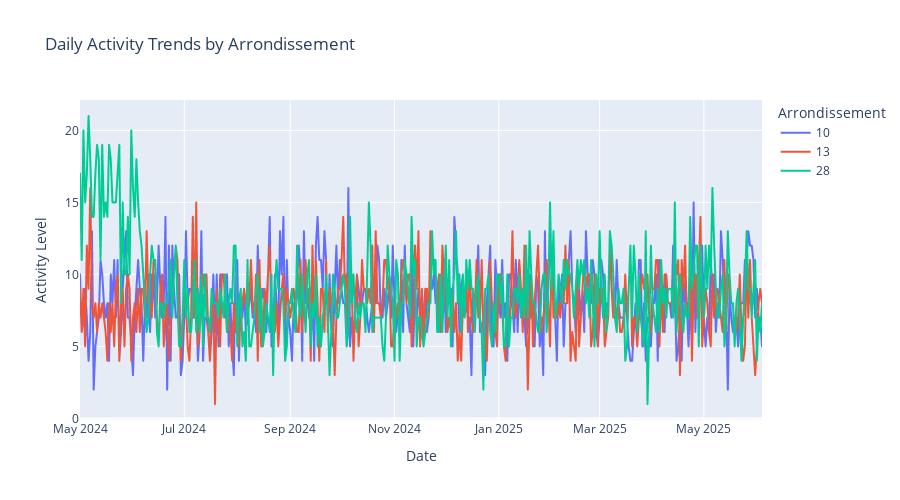
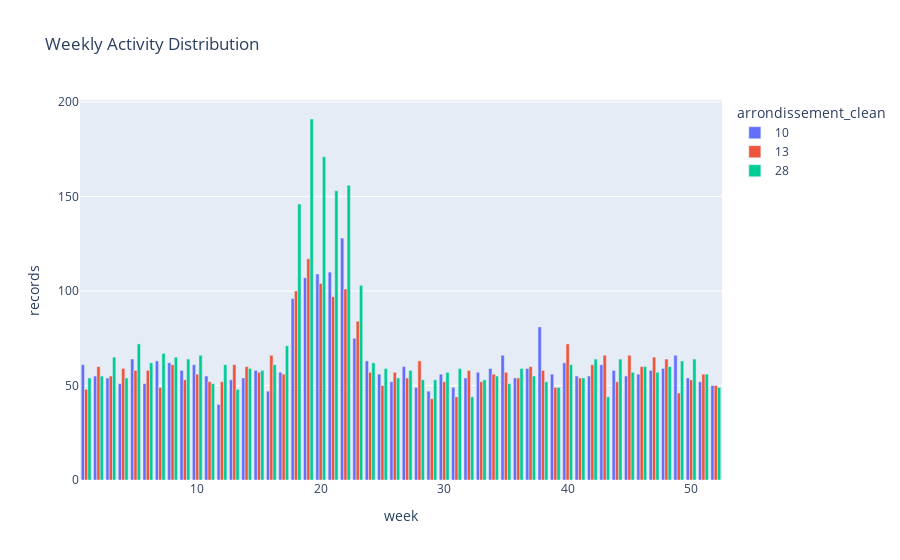

Notebook cell for these charts, in order:
### Code cell
# Advanced time series analysis
print("INTERACTIVE TIME SERIES ANALYSIS")
print("=" * 50)

# Prepare data for time series
bike_data['date'] = bike_data['count_datetime'].dt.date
bike_data['week'] = bike_data['count_datetime'].dt.isocalendar().week
bike_data['month'] = bike_data['count_datetime'].dt.month

# Daily activity trends
daily_activity = bike_data.groupby(['date', 'arrondissement_clean']).size().reset_index(name='records')
daily_activity['date'] = pd.to_datetime(daily_activity['date'])

# Create interactive time series
fig = px.line(daily_activity, 
              x='date', 
              y='records',
              color='arrondissement_clean',
              title='Daily Activity Trends by Arrondissement',
              labels={'records': 'Activity Level', 'date': 'Date'})

fig.update_layout(
    height=500,
    hovermode='x unified',
    legend_title="Arrondissement"
)

fig.show()

# Weekly patterns
weekly_activity = bike_data.groupby(['week', 'arrondissement_clean']).size().reset_index(name='records')
fig2 = px.bar(weekly_activity, 
              x='week', 
              y='records',
              color='arrondissement_clean',
              title='Weekly Activity Distribution',
              barmode='group')
fig2.show()

### Figure 1 — Plotly figure (JSON) as saved in the notebook; plotly's stock layout.template omitted (floating-point values rounded to 4 significant figures; data arrays with more than 128 entries replaced by an {"elided": "..."} marker saying what was removed)
{"data": [{"hovertemplate": "arrondissement_clean=10<br>Date=%{x}<br>Activity Level=%{y}<extra></extra>", "legendgroup": "10", "line": {"color": "#636efa", "dash": "solid"}, "marker": {"symbol": "circle"}, "mode": "lines", "name": "10", "showlegend": true, "type": "scattergl", "x": {"elided": "400 str values"}, "xaxis": "x", "y": {"elided": "400 int values"}, "yaxis": "y"}, {"hovertemplate": "arrondissement_clean=13<br>Date=%{x}<br>Activity Level=%{y}<extra></extra>", "legendgroup": "13", "line": {"color": "#EF553B", "dash": "solid"}, "marker": {"symbol": "circle"}, "mode": "lines", "name": "13", "showlegend": true, "type": "scattergl", "x": {"elided": "400 str values"}, "xaxis": "x", "y": {"elided": "400 int values"}, "yaxis": "y"}, {"hovertemplate": "arrondissement_clean=28<br>Date=%{x}<br>Activity Level=%{y}<extra></extra>", "legendgroup": "28", "line": {"color": "#00cc96", "dash": "solid"}, "marker": {"symbol": "circle"}, "mode": "lines", "name": "28", "showlegend": true, "type": "scattergl", "x": {"elided": "400 str values"}, "xaxis": "x", "y": {"elided": "400 int values"}, "yaxis": "y"}], "layout": {"height": 500, "hovermode": "x unified", "legend": {"title": {"text": "Arrondissement"}, "tracegroupgap": 0}, "title": {"text": "Daily Activity Trends by Arrondissement"}, "xaxis": {"anchor": "y", "domain": [0, 1], "title": {"text": "Date"}}, "yaxis": {"anchor": "x", "domain": [0, 1], "title": {"text": "Activity Level"}}}}

### Figure 2 — Plotly figure (JSON) as saved in the notebook; plotly's stock layout.template omitted (floating-point values rounded to 4 significant figures)
{"data": [{"alignmentgroup": "True", "hovertemplate": "arrondissement_clean=10<br>week=%{x}<br>records=%{y}<extra></extra>", "legendgroup": "10", "marker": {"color": "#636efa", "pattern": {"shape": ""}}, "name": "10", "offsetgroup": "10", "orientation": "v", "showlegend": true, "textposition": "auto", "type": "bar", "x": [1, 2, 3, 4, 5, 6, 7, 8, 9, 10, 11, 12, 13, 14, 15, 16, 17, 18, 19, 20, 21, 22, 23, 24, 25, 26, 27, 28, 29, 30, 31, 32, 33, 34, 35, 36, 37, 38, 39, 40, 41, 42, 43, 44, 45, 46, 47, 48, 49, 50, 51, 52], "xaxis": "x", "y": [61, 55, 54, 51, 64, 51, 63, 62, 58, 61, 55, 40, 53, 54, 58, 47, 57, 96, 107, 109, 110, 128, 75, 63, 56, 52, 60, 49, 47, 56, 49, 54, 57, 59, 66, 54, 59, 81, 56, 62, 55, 55, 61, 58, 55, 56, 58, 59, 66, 54, 52, 50], "yaxis": "y"}, {"alignmentgroup": "True", "hovertemplate": "arrondissement_clean=13<br>week=%{x}<br>records=%{y}<extra></extra>", "legendgroup": "13", "marker": {"color": "#EF553B", "pattern": {"shape": ""}}, "name": "13", "offsetgroup": "13", "orientation": "v", "showlegend": true, "textposition": "auto", "type": "bar", "x": [1, 2, 3, 4, 5, 6, 7, 8, 9, 10, 11, 12, 13, 14, 15, 16, 17, 18, 19, 20, 21, 22, 23, 24, 25, 26, 27, 28, 29, 30, 31, 32, 33, 34, 35, 36, 37, 38, 39, 40, 41, 42, 43, 44, 45, 46, 47, 48, 49, 50, 51, 52], "xaxis": "x", "y": [48, 60, 55, 59, 58, 58, 49, 61, 53, 56, 52, 52, 61, 60, 57, 66, 56, 100, 117, 104, 97, 101, 84, 57, 50, 57, 54, 63, 43, 52, 44, 58, 52, 56, 57, 54, 60, 58, 49, 72, 54, 61, 66, 52, 66, 60, 65, 64, 46, 53, 56, 50], "yaxis": "y"}, {"alignmentgroup": "True", "hovertemplate": "arrondissement_clean=28<br>week=%{x}<br>records=%{y}<extra></extra>", "legendgroup": "28", "marker": {"color": "#00cc96", "pattern": {"shape": ""}}, "name": "28", "offsetgroup": "28", "orientation": "v", "showlegend": true, "textposition": "auto", "type": "bar", "x": [1, 2, 3, 4, 5, 6, 7, 8, 9, 10, 11, 12, 13, 14, 15, 16, 17, 18, 19, 20, 21, 22, 23, 24, 25, 26, 27, 28, 29, 30, 31, 32, 33, 34, 35, 36, 37, 38, 39, 40, 41, 42, 43, 44, 45, 46, 47, 48, 49, 50, 51, 52], "xaxis": "x", "y": [54, 55, 65, 54, 72, 62, 67, 65, 64, 66, 51, 61, 48, 59, 58, 61, 71, 146, 191, 171, 153, 156, 103, 62, 59, 54, 58, 53, 53, 57, 59, 44, 53, 55, 51, 59, 55, 52, 49, 61, 54, 64, 44, 64, 57, 60, 57, 60, 63, 64, 56, 49], "yaxis": "y"}], "layout": {"barmode": "group", "legend": {"title": {"text": "arrondissement_clean"}, "tracegroupgap": 0}, "title": {"text": "Weekly Activity Distribution"}, "xaxis": {"anchor": "y", "domain": [0, 1], "title": {"text": "week"}}, "yaxis": {"anchor": "x", "domain": [0, 1], "title": {"text": "records"}}}}
